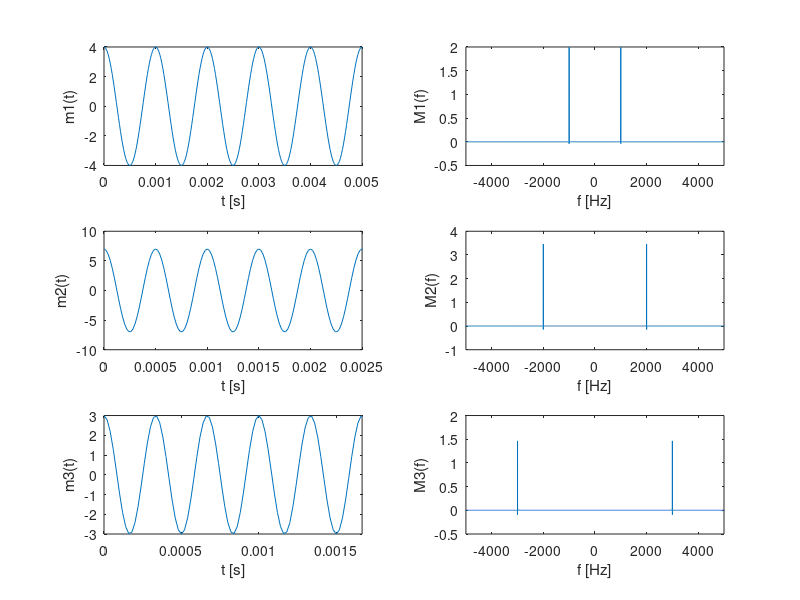
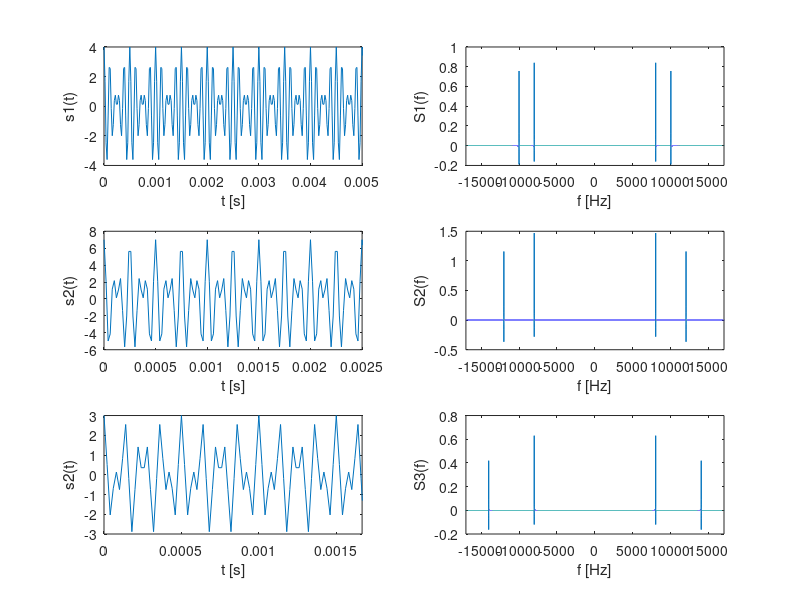
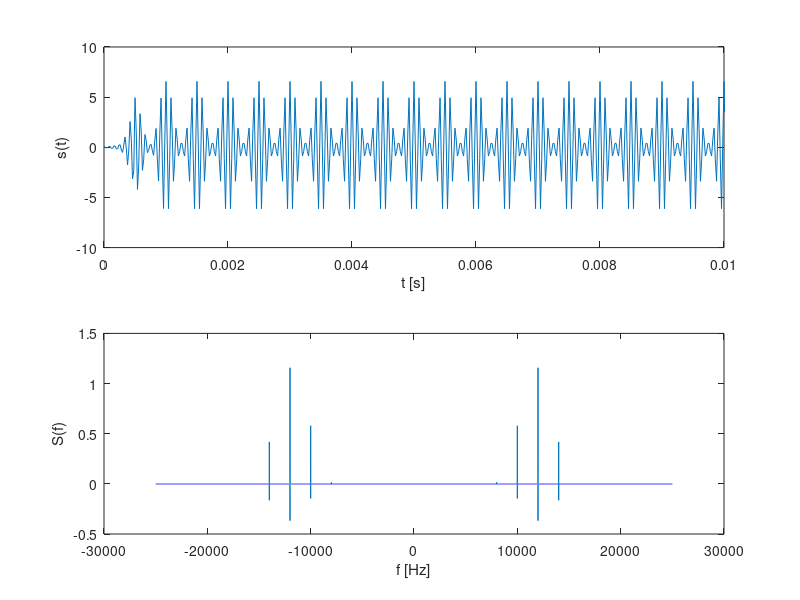
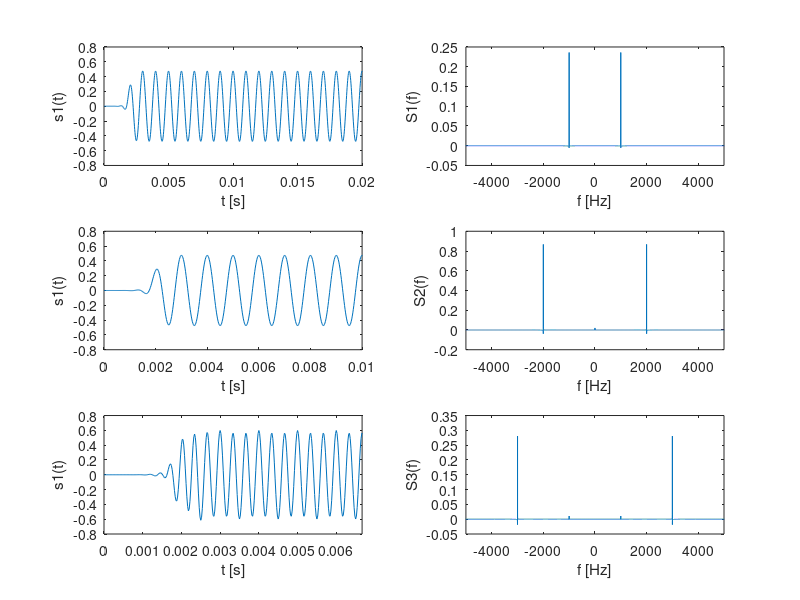

MATLAB code to generate these figures, in order:
%% Multiplexação
% ALLEX MAGNO ANDRADE
%
clear all;
close all;
clc

% Definindo os sinais de informacao
a1 = 4; a2 = 7; a3 = 3;
f1 = 1e3; f2 = 2e3; f3 = 3e3;
w1 = 2*pi*f1; w2 = 2*pi*f2; w3 = 2*pi*f3;

fa = 50e3;
ta = 1/fa;
t = 0:ta:1;
f = -fa/2:1:fa/2;

m1_t = a1*cos(w1*t);
m2_t = a2*cos(w2*t);
m3_t = a3*cos(w3*t);

% dominio do tempo e da frequencia
figure(1)
subplot(321)
plot(t, m1_t)
xlim([0 5/f1])
ylabel('m1(t)')
xlabel('t [s]')

subplot(323)
plot(t, m2_t)
xlim([0 5/f2])
ylabel('m2(t)')
xlabel('t [s]')

subplot(325)
plot(t, m3_t)
xlim([0 5/f3])
ylabel('m3(t)')
xlabel('t [s]')

m1_f = fftshift(fft(m1_t)/length(m1_t));
subplot(322)
plot(f, m1_f)
ylabel('M1(f)')
xlabel('f [Hz]')
xlim([-5e3 5e3])

m2_f = fftshift(fft(m2_t)/length(m2_t));
subplot(324)
plot(f, m2_f)
ylabel('M2(f)')
xlabel('f [Hz]')
xlim([-5e3 5e3])

m3_f = fftshift(fft(m3_t)/length(m3_t));
subplot(326)
plot(f, m3_f)
ylabel('M3(f)')
xlabel('f [Hz]')
xlim([-5e3 5e3])

% Sinais modulantes
fc1_t = 9e3; fc2_t = 10e3; fc3_t =11e3;
c1_t = cos(2*pi*fc1_t*t);
c2_t = cos(2*pi*fc2_t*t);
c3_t = cos(2*pi*fc3_t*t);

% Crindo os filtros passa faixa
filtroPA1 = fir1(50, [9.5e3*2]/fa, 'high')'; 
filtroPF2 = fir1(50, [11.5e3*2 12.5e3*2]/fa)';
filtroPF3 = fir1(50, [13e3*2 15e3*2]/fa)';


%Modulando os sinais
xs1_t = m1_t.*c1_t;
xs2_t = m2_t.*c2_t;
xs3_t = m3_t.*c3_t;

figure(2)
XS1_f = fftshift(fft(xs1_t)/length(xs1_t));
XS2_f = fftshift(fft(xs2_t)/length(xs2_t));
XS3_f = fftshift(fft(xs3_t)/length(xs3_t));

subplot(321)
plot(t, xs1_t)
xlim([0 5/f1])
ylabel('s1(t)')
xlabel('t [s]')

subplot(323)
plot(t, xs2_t)
xlim([0 5/f2])
ylabel('s2(t)')
xlabel('t [s]')

subplot(325)
plot(t, xs3_t)
xlim([0 5/f3])
ylabel('s2(t)')
xlabel('t [s]')

subplot(322)
plot(f, XS1_f)
ylabel('S1(f)')
xlabel('f [Hz]')
xlim([-17e3 17e3])

subplot(324)
plot(f, XS2_f)
ylabel('S2(f)')
xlabel('f [Hz]')
xlim([-17e3 17e3])

subplot(326)
plot(f, XS3_f)
ylabel('S3(f)')
xlabel('f [Hz]')
xlim([-17e3 17e3])
  
% Filtrando
x1_t = filter(filtroPA1, 1, xs1_t);
x2_t = filter(filtroPF2, 1, xs2_t);
x3_t = filter(filtroPF3, 1, xs3_t);

% Multiplexação dos sinais
s_t = x1_t + x2_t + x3_t;
figure(3)
subplot(211)
plot(t, s_t)
xlim([0 10/f1])
ylabel('s(t)')
xlabel('t [s]')

S_f = fftshift(fft(s_t)/length(s_t));
f = -fa/2:1:fa/2;
subplot(212)
plot(f, S_f)
ylabel('S(f)')
xlabel('f [Hz]')


%% Recuperando os sinais

%filtro PF
filtroPF1 = fir1(50, [9.8e3 10.2e3*2]/fa)';
filtroPA3 = fir1(50, [13.5e3*2]/fa, 'high')';
ys1_t = filter(filtroPF1, 1, s_t);
ys2_t = filter(filtroPF2, 1, s_t);
ys3_t = filter(filtroPA3, 1, s_t);

% Demodulando
y1d_t = ys1_t.*c1_t;
y2d_t = ys2_t.*c2_t;
y3d_t = ys3_t.*c3_t;

% Passando os sinais por filtro passa-baixa
filtroPB1 = fir1(100, [2e3*2]/fa)'; 
filtroPB2 = fir1(100, [3e3*2]/fa)';
filtroPB3 = fir1(100, [4e3*2]/fa)';

y1_t = filter(filtroPB1, 1, y1d_t);
y2_t = filter(filtroPB2, 1, y2d_t);
y3_t = filter(filtroPB3, 1, y3d_t);

figure(4)
subplot(321)
plot(t, y1_t)
xlim([0 20/f1])
ylabel('s1(t)')
xlabel('t [s]')

subplot(323)
plot(t, y1_t)
xlim([0 20/f2])
ylabel('s1(t)')
xlabel('t [s]')

subplot(325)
plot(t, y3_t)
xlim([0 20/f3])
ylabel('s1(t)')
xlabel('t [s]')

Y1_f = fftshift(fft(y1_t)/length(y1_t));
Y2_f = fftshift(fft(y2_t)/length(y2_t));
Y3_f = fftshift(fft(y3_t)/length(y3_t));

subplot(322)
plot(f, Y1_f)
xlim([-5e3 5e3])
ylabel('S1(f)')
xlabel('f [Hz]')

subplot(324)
plot(f, Y2_f)
xlim([-5e3 5e3])
ylabel('S2(f)')
xlabel('f [Hz]')

subplot(326)
plot(f, Y3_f)
xlim([-5e3 5e3])
ylabel('S3(f)')
xlabel('f [Hz]')